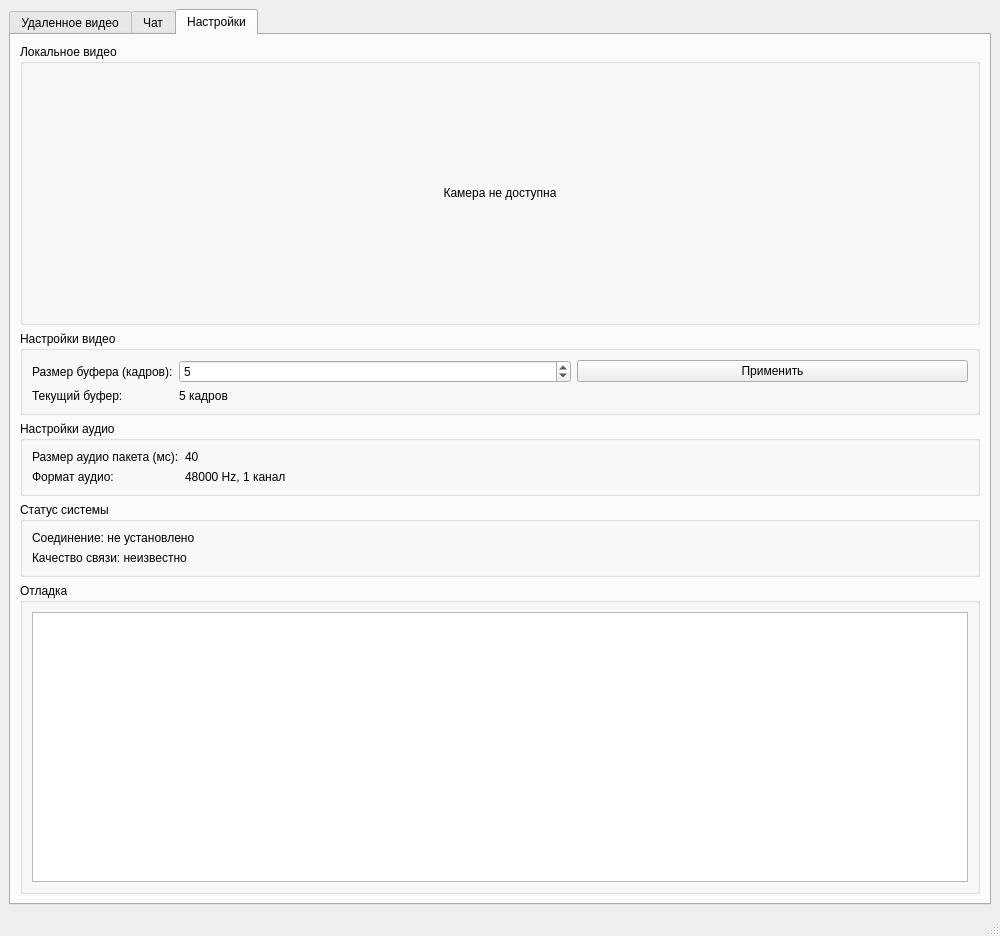
<?xml version="1.0" encoding="UTF-8"?>
<ui version="4.0">
 <class>ChatWindow</class>
 <widget class="QMainWindow" name="ChatWindow">
  <property name="geometry">
   <rect>
    <x>0</x>
    <y>0</y>
    <width>1000</width>
    <height>936</height>
   </rect>
  </property>
  <property name="windowTitle">
   <string>VladioChat</string>
  </property>
  <widget class="QWidget" name="centralwidget">
   <layout class="QVBoxLayout" name="verticalLayout">
    <item>
     <widget class="QTabWidget" name="tabWidget">
      <property name="currentIndex">
       <number>2</number>
      </property>
      <widget class="QWidget" name="remoteVideoTab">
       <attribute name="title">
        <string>Удаленное видео</string>
       </attribute>
       <layout class="QVBoxLayout" name="verticalLayout_5">
        <item>
         <widget class="QLabel" name="remoteVideoLabel">
          <property name="minimumSize">
           <size>
            <width>640</width>
            <height>480</height>
           </size>
          </property>
          <property name="text">
           <string>Ожидание подключения...</string>
          </property>
          <property name="alignment">
           <set>Qt::AlignmentFlag::AlignCenter</set>
          </property>
         </widget>
        </item>
       </layout>
      </widget>
      <widget class="QWidget" name="chatTab">
       <attribute name="title">
        <string>Чат</string>
       </attribute>
       <layout class="QVBoxLayout" name="verticalLayout_7">
        <item>
         <widget class="QTextEdit" name="chatArea">
          <property name="minimumSize">
           <size>
            <width>0</width>
            <height>300</height>
           </size>
          </property>
          <property name="html">
           <string>&lt;!DOCTYPE HTML PUBLIC &quot;-//W3C//DTD HTML 4.0//EN&quot; &quot;http://www.w3.org/TR/REC-html40/strict.dtd&quot;&gt;
&lt;html&gt;&lt;head&gt;&lt;meta name=&quot;qrichtext&quot; content=&quot;1&quot; /&gt;&lt;meta charset=&quot;utf-8&quot; /&gt;&lt;style type=&quot;text/css&quot;&gt;
p, li { white-space: pre-wrap; }
hr { height: 1px; border-width: 0; }
li.unchecked::marker { content: &quot;\2610&quot;; }
li.checked::marker { content: &quot;\2612&quot;; }
&lt;/style&gt;&lt;/head&gt;&lt;body style=&quot; font-family:'Segoe UI'; font-size:9pt; font-weight:400; font-style:normal;&quot;&gt;
&lt;p style=&quot;-qt-paragraph-type:empty; margin-top:0px; margin-bottom:0px; margin-left:0px; margin-right:0px; -qt-block-indent:0; text-indent:0px; font-family:'Sans Serif';&quot;&gt;&lt;br /&gt;&lt;/p&gt;&lt;/body&gt;&lt;/html&gt;</string>
          </property>
         </widget>
        </item>
        <item>
         <layout class="QHBoxLayout" name="horizontalLayout_3">
          <item>
           <widget class="QLineEdit" name="messageEdit"/>
          </item>
          <item>
           <widget class="QPushButton" name="sendButton">
            <property name="text">
             <string>Отправить</string>
            </property>
           </widget>
          </item>
         </layout>
        </item>
       </layout>
      </widget>
      <widget class="QWidget" name="settingsTab">
       <attribute name="title">
        <string>Настройки</string>
       </attribute>
       <layout class="QVBoxLayout" name="verticalLayout_6">
        <item>
         <widget class="QGroupBox" name="localVideoGroup">
          <property name="title">
           <string>Локальное видео</string>
          </property>
          <layout class="QVBoxLayout" name="verticalLayout_8">
           <item>
            <widget class="QLabel" name="localVideoLabel">
             <property name="minimumSize">
              <size>
               <width>320</width>
               <height>240</height>
              </size>
             </property>
             <property name="text">
              <string>Камера не доступна</string>
             </property>
             <property name="alignment">
              <set>Qt::AlignmentFlag::AlignCenter</set>
             </property>
            </widget>
           </item>
          </layout>
         </widget>
        </item>
        <item>
         <widget class="QGroupBox" name="videoSettingsGroup">
          <property name="title">
           <string>Настройки видео</string>
          </property>
          <layout class="QFormLayout" name="formLayout_2">
           <item row="0" column="0">
            <widget class="QLabel" name="bufferSizeLabel">
             <property name="text">
              <string>Размер буфера (кадров):</string>
             </property>
            </widget>
           </item>
           <item row="0" column="1">
            <layout class="QHBoxLayout" name="horizontalLayout_4">
             <item>
              <widget class="QSpinBox" name="bufferSizeSpinBox">
               <property name="toolTip">
                <string>Количество кадров для буферизации перед воспроизведением</string>
               </property>
               <property name="minimum">
                <number>1</number>
               </property>
               <property name="maximum">
                <number>30</number>
               </property>
               <property name="value">
                <number>5</number>
               </property>
              </widget>
             </item>
             <item>
              <widget class="QPushButton" name="applyBufferButton">
               <property name="toolTip">
                <string>Установить новый размер буфера</string>
               </property>
               <property name="text">
                <string>Применить</string>
               </property>
              </widget>
             </item>
            </layout>
           </item>
           <item row="1" column="0">
            <widget class="QLabel" name="label_4">
             <property name="text">
              <string>Текущий буфер:</string>
             </property>
            </widget>
           </item>
           <item row="1" column="1">
            <widget class="QLabel" name="bufferStatusLabel">
             <property name="text">
              <string>5 кадров</string>
             </property>
            </widget>
           </item>
          </layout>
         </widget>
        </item>
        <item>
         <widget class="QGroupBox" name="audioSettingsGroup">
          <property name="title">
           <string>Настройки аудио</string>
          </property>
          <layout class="QFormLayout" name="formLayout">
           <item row="0" column="0">
            <widget class="QLabel" name="label">
             <property name="text">
              <string>Размер аудио пакета (мс):</string>
             </property>
            </widget>
           </item>
           <item row="0" column="1">
            <widget class="QLabel" name="audioPacketSizeLabel">
             <property name="text">
              <string>40</string>
             </property>
            </widget>
           </item>
           <item row="1" column="0">
            <widget class="QLabel" name="label_3">
             <property name="text">
              <string>Формат аудио:</string>
             </property>
            </widget>
           </item>
           <item row="1" column="1">
            <widget class="QLabel" name="audioFormatLabel">
             <property name="text">
              <string>48000 Hz, 1 канал</string>
             </property>
            </widget>
           </item>
          </layout>
         </widget>
        </item>
        <item>
         <widget class="QGroupBox" name="statusGroupBox">
          <property name="title">
           <string>Статус системы</string>
          </property>
          <layout class="QVBoxLayout" name="verticalLayout_9">
           <item>
            <widget class="QLabel" name="connectionStatusLabel">
             <property name="text">
              <string>Соединение: не установлено</string>
             </property>
            </widget>
           </item>
           <item>
            <widget class="QLabel" name="qualityStatusLabel">
             <property name="text">
              <string>Качество связи: неизвестно</string>
             </property>
            </widget>
           </item>
          </layout>
         </widget>
        </item>
        <item>
         <widget class="QGroupBox" name="debugGroupBox">
          <property name="title">
           <string>Отладка</string>
          </property>
          <layout class="QVBoxLayout" name="verticalLayout_2">
           <item>
            <widget class="QTextEdit" name="debugArea">
             <property name="minimumSize">
              <size>
               <width>0</width>
               <height>100</height>
              </size>
             </property>
             <property name="readOnly">
              <bool>true</bool>
             </property>
            </widget>
           </item>
          </layout>
         </widget>
        </item>
       </layout>
      </widget>
     </widget>
    </item>
   </layout>
  </widget>
  <widget class="QMenuBar" name="menubar">
   <property name="geometry">
    <rect>
     <x>0</x>
     <y>0</y>
     <width>1000</width>
     <height>26</height>
    </rect>
   </property>
  </widget>
  <widget class="QStatusBar" name="statusbar"/>
 </widget>
 <resources/>
 <connections/>
</ui>
